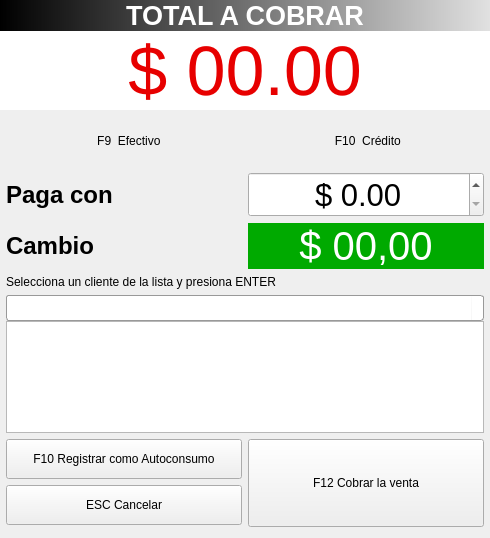
<?xml version="1.0" encoding="UTF-8"?>
<ui version="4.0">
 <class>Dialog</class>
 <widget class="QDialog" name="Dialog">
  <property name="geometry">
   <rect>
    <x>0</x>
    <y>0</y>
    <width>490</width>
    <height>538</height>
   </rect>
  </property>
  <property name="windowTitle">
   <string>Dialog</string>
  </property>
  <layout class="QVBoxLayout" name="verticalLayout_7">
   <property name="leftMargin">
    <number>0</number>
   </property>
   <property name="topMargin">
    <number>0</number>
   </property>
   <property name="rightMargin">
    <number>0</number>
   </property>
   <item>
    <layout class="QVBoxLayout" name="verticalLayout_4">
     <property name="spacing">
      <number>0</number>
     </property>
     <item>
      <widget class="QLabel" name="label_9">
       <property name="font">
        <font>
         <pointsize>20</pointsize>
         <weight>75</weight>
         <bold>true</bold>
        </font>
       </property>
       <property name="styleSheet">
        <string notr="true">color:white;
background-color: qlineargradient(spread:pad, x1:0, y1:0, x2:1, y2:0, stop:0 rgba(0, 0, 0, 255), stop:1 rgba(225, 225, 225, 255));</string>
       </property>
       <property name="text">
        <string>TOTAL A COBRAR</string>
       </property>
       <property name="alignment">
        <set>Qt::AlignCenter</set>
       </property>
      </widget>
     </item>
     <item>
      <widget class="QLabel" name="lbTotal">
       <property name="minimumSize">
        <size>
         <width>280</width>
         <height>0</height>
        </size>
       </property>
       <property name="styleSheet">
        <string notr="true">color: rgb(231, 0, 0);
background-color: white;
font:70px</string>
       </property>
       <property name="text">
        <string>$ 00.00</string>
       </property>
       <property name="alignment">
        <set>Qt::AlignCenter</set>
       </property>
      </widget>
     </item>
    </layout>
   </item>
   <item>
    <layout class="QVBoxLayout" name="verticalLayout_6">
     <property name="leftMargin">
      <number>6</number>
     </property>
     <property name="rightMargin">
      <number>6</number>
     </property>
     <item>
      <layout class="QHBoxLayout" name="hlFormasPago">
       <property name="spacing">
        <number>0</number>
       </property>
       <item>
        <widget class="QPushButton" name="btEfectivo">
         <property name="minimumSize">
          <size>
           <width>0</width>
           <height>50</height>
          </size>
         </property>
         <property name="cursor">
          <cursorShape>PointingHandCursor</cursorShape>
         </property>
         <property name="text">
          <string>  F9  Efectivo</string>
         </property>
         <property name="icon">
          <iconset resource="../GUI/images_rc/icons.qrc">
           <normaloff>:/newPrefix/xcdroast.png</normaloff>:/newPrefix/xcdroast.png</iconset>
         </property>
         <property name="iconSize">
          <size>
           <width>36</width>
           <height>36</height>
          </size>
         </property>
         <property name="checkable">
          <bool>true</bool>
         </property>
         <property name="flat">
          <bool>true</bool>
         </property>
        </widget>
       </item>
       <item>
        <widget class="QPushButton" name="btCredito">
         <property name="minimumSize">
          <size>
           <width>0</width>
           <height>50</height>
          </size>
         </property>
         <property name="cursor">
          <cursorShape>PointingHandCursor</cursorShape>
         </property>
         <property name="text">
          <string>  F10  Crédito</string>
         </property>
         <property name="icon">
          <iconset resource="../GUI/images_rc/icons.qrc">
           <normaloff>:/newPrefix/gajim.png</normaloff>:/newPrefix/gajim.png</iconset>
         </property>
         <property name="iconSize">
          <size>
           <width>36</width>
           <height>36</height>
          </size>
         </property>
         <property name="checkable">
          <bool>true</bool>
         </property>
         <property name="flat">
          <bool>true</bool>
         </property>
        </widget>
       </item>
      </layout>
     </item>
     <item>
      <widget class="QWidget" name="widgetEfectivo" native="true">
       <layout class="QVBoxLayout" name="verticalLayout_3">
        <property name="margin">
         <number>0</number>
        </property>
        <item>
         <layout class="QVBoxLayout" name="vlEfectivo">
          <item>
           <spacer name="verticalSpacer">
            <property name="orientation">
             <enum>Qt::Vertical</enum>
            </property>
            <property name="sizeHint" stdset="0">
             <size>
              <width>20</width>
              <height>40</height>
             </size>
            </property>
           </spacer>
          </item>
          <item>
           <layout class="QHBoxLayout" name="horizontalLayout_2">
            <item>
             <widget class="QLabel" name="label">
              <property name="font">
               <font>
                <pointsize>18</pointsize>
                <weight>75</weight>
                <bold>true</bold>
               </font>
              </property>
              <property name="text">
               <string>Paga con</string>
              </property>
             </widget>
            </item>
            <item>
             <widget class="QDoubleSpinBox" name="dsbPagaCon">
              <property name="font">
               <font>
                <pointsize>23</pointsize>
               </font>
              </property>
              <property name="alignment">
               <set>Qt::AlignCenter</set>
              </property>
              <property name="prefix">
               <string>$ </string>
              </property>
              <property name="maximum">
               <double>999999.000000000000000</double>
              </property>
             </widget>
            </item>
           </layout>
          </item>
          <item>
           <layout class="QHBoxLayout" name="horizontalLayout_3">
            <item>
             <widget class="QLabel" name="label_2">
              <property name="font">
               <font>
                <pointsize>18</pointsize>
                <weight>75</weight>
                <bold>true</bold>
               </font>
              </property>
              <property name="text">
               <string>Cambio</string>
              </property>
             </widget>
            </item>
            <item>
             <widget class="QLabel" name="lbCambio">
              <property name="font">
               <font>
                <pointsize>30</pointsize>
               </font>
              </property>
              <property name="styleSheet">
               <string notr="true">color: rgb(255, 255, 255);
background-color: rgb(0, 170, 0);</string>
              </property>
              <property name="text">
               <string>$ 00,00</string>
              </property>
              <property name="alignment">
               <set>Qt::AlignCenter</set>
              </property>
             </widget>
            </item>
           </layout>
          </item>
          <item>
           <spacer name="verticalSpacer_2">
            <property name="orientation">
             <enum>Qt::Vertical</enum>
            </property>
            <property name="sizeHint" stdset="0">
             <size>
              <width>20</width>
              <height>40</height>
             </size>
            </property>
           </spacer>
          </item>
         </layout>
        </item>
       </layout>
      </widget>
     </item>
     <item>
      <widget class="QWidget" name="widgetCredito" native="true">
       <layout class="QVBoxLayout" name="verticalLayout_2">
        <property name="margin">
         <number>0</number>
        </property>
        <item>
         <layout class="QVBoxLayout" name="vlCredito">
          <item>
           <widget class="QLabel" name="label_4">
            <property name="text">
             <string>Selecciona un cliente de la lista y presiona ENTER</string>
            </property>
           </widget>
          </item>
          <item>
           <layout class="QVBoxLayout" name="verticalLayout">
            <property name="spacing">
             <number>0</number>
            </property>
            <item>
             <layout class="QHBoxLayout" name="horizontalLayout_5">
              <property name="spacing">
               <number>0</number>
              </property>
              <property name="sizeConstraint">
               <enum>QLayout::SetDefaultConstraint</enum>
              </property>
              <item>
               <widget class="QLineEdit" name="leBusqueda">
                <property name="sizePolicy">
                 <sizepolicy hsizetype="Expanding" vsizetype="Fixed">
                  <horstretch>0</horstretch>
                  <verstretch>0</verstretch>
                 </sizepolicy>
                </property>
                <property name="minimumSize">
                 <size>
                  <width>96</width>
                  <height>0</height>
                 </size>
                </property>
                <property name="focusPolicy">
                 <enum>Qt::NoFocus</enum>
                </property>
                <property name="styleSheet">
                 <string notr="true">QLineEdit { 
border: 1px solid #999999; 
padding: 2px 2px 2px 2px;
min-width: 90px;
height: 20px;

border-top-left-radius: 3px ;
border-top-right-radius: 0px solid white;
border-bottom-right-radius: 0px ;
border-bottom-left-radius: 3px;

}</string>
                </property>
               </widget>
              </item>
              <item>
               <widget class="QLabel" name="lbLupita">
                <property name="sizePolicy">
                 <sizepolicy hsizetype="Fixed" vsizetype="Preferred">
                  <horstretch>0</horstretch>
                  <verstretch>0</verstretch>
                 </sizepolicy>
                </property>
                <property name="minimumSize">
                 <size>
                  <width>0</width>
                  <height>26</height>
                 </size>
                </property>
                <property name="maximumSize">
                 <size>
                  <width>30</width>
                  <height>26</height>
                 </size>
                </property>
                <property name="styleSheet">
                 <string notr="true">QLabel { 
background: white;
border: 1px solid #999999; 
padding: 2px 2px 2px 2px;

height: 30px;
width:26px;

border-top-left-radius: 0px ;
border-top-right-radius: 3px;
border-bottom-right-radius: 3px;
border-bottom-left-radius: 0px;

border-left: 0px solid white;
}</string>
                </property>
                <property name="text">
                 <string/>
                </property>
                <property name="pixmap">
                 <pixmap>:/newPrefix/find.png</pixmap>
                </property>
                <property name="scaledContents">
                 <bool>true</bool>
                </property>
                <property name="alignment">
                 <set>Qt::AlignCenter</set>
                </property>
               </widget>
              </item>
             </layout>
            </item>
            <item>
             <widget class="QListWidget" name="lwClientes">
              <property name="font">
               <font>
                <pointsize>14</pointsize>
               </font>
              </property>
              <property name="alternatingRowColors">
               <bool>true</bool>
              </property>
             </widget>
            </item>
           </layout>
          </item>
         </layout>
        </item>
       </layout>
      </widget>
     </item>
     <item>
      <layout class="QHBoxLayout" name="horizontalLayout">
       <item>
        <layout class="QVBoxLayout" name="verticalLayout_5">
         <item>
          <widget class="QPushButton" name="btAutoconsumo">
           <property name="minimumSize">
            <size>
             <width>0</width>
             <height>40</height>
            </size>
           </property>
           <property name="text">
            <string>F10 Registrar como Autoconsumo</string>
           </property>
           <property name="icon">
            <iconset resource="../GUI/images_rc/icons.qrc">
             <normaloff>:/newPrefix/gajim.png</normaloff>:/newPrefix/gajim.png</iconset>
           </property>
          </widget>
         </item>
         <item>
          <widget class="QPushButton" name="btCancelar">
           <property name="minimumSize">
            <size>
             <width>0</width>
             <height>40</height>
            </size>
           </property>
           <property name="cursor">
            <cursorShape>PointingHandCursor</cursorShape>
           </property>
           <property name="text">
            <string>ESC Cancelar</string>
           </property>
           <property name="icon">
            <iconset resource="../GUI/images_rc/icons.qrc">
             <normaloff>:/newPrefix/stock_close.png</normaloff>:/newPrefix/stock_close.png</iconset>
           </property>
           <property name="flat">
            <bool>false</bool>
           </property>
          </widget>
         </item>
        </layout>
       </item>
       <item>
        <widget class="QPushButton" name="btCobrar">
         <property name="minimumSize">
          <size>
           <width>0</width>
           <height>88</height>
          </size>
         </property>
         <property name="cursor">
          <cursorShape>PointingHandCursor</cursorShape>
         </property>
         <property name="text">
          <string>F12 Cobrar la venta</string>
         </property>
         <property name="icon">
          <iconset resource="../GUI/images_rc/icons.qrc">
           <normaloff>:/newPrefix/cart.png</normaloff>:/newPrefix/cart.png</iconset>
         </property>
         <property name="flat">
          <bool>false</bool>
         </property>
        </widget>
       </item>
      </layout>
     </item>
    </layout>
   </item>
  </layout>
 </widget>
 <tabstops>
  <tabstop>btEfectivo</tabstop>
  <tabstop>btCredito</tabstop>
  <tabstop>dsbPagaCon</tabstop>
  <tabstop>lwClientes</tabstop>
  <tabstop>btCancelar</tabstop>
 </tabstops>
 <resources>
  <include location="../GUI/images_rc/icons.qrc"/>
 </resources>
 <connections>
  <connection>
   <sender>btCancelar</sender>
   <signal>clicked()</signal>
   <receiver>Dialog</receiver>
   <slot>close()</slot>
   <hints>
    <hint type="sourcelabel">
     <x>78</x>
     <y>430</y>
    </hint>
    <hint type="destinationlabel">
     <x>5</x>
     <y>418</y>
    </hint>
   </hints>
  </connection>
 </connections>
</ui>
